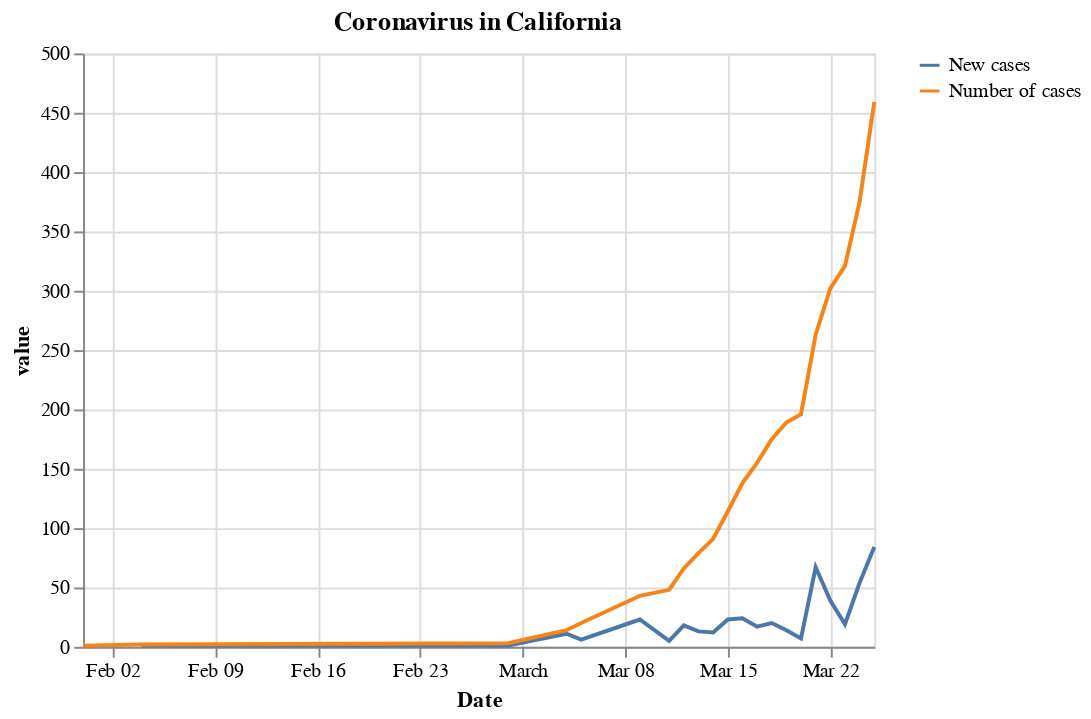

The notebook cell this image was saved under:
### Code cell
alt.Chart(data[['Date', 'New cases', 'Number of cases']].melt('Date')).mark_line().encode(
    x='Date',
    y='value',
    color=alt.Color('variable', legend=alt.Legend(title=""))
).properties(
    title='Coronavirus in California'
)

### Figure 1 — Vega-Lite specification as saved in the notebook (floating-point values rounded to 4 significant figures)
{"$schema": "https://vega.github.io/schema/vega-lite/v3.4.0.json", "config": {"mark": {"tooltip": null}, "view": {"height": 300, "width": 400}}, "data": {"name": "data-13c947dc28ae1c638581c1f7d0ea5429"}, "datasets": {"data-13c947dc28ae1c638581c1f7d0ea5429": [{"Date": "2020-01-31T00:00:00", "value": null, "variable": "New cases"}, {"Date": "2020-02-04T00:00:00", "value": 1, "variable": "New cases"}, {"Date": "2020-02-29T00:00:00", "value": 1, "variable": "New cases"}, {"Date": "2020-03-04T00:00:00", "value": 11, "variable": "New cases"}, {"Date": "2020-03-05T00:00:00", "value": 6, "variable": "New cases"}, {"Date": "2020-03-09T00:00:00", "value": 23, "variable": "New cases"}, {"Date": "2020-03-11T00:00:00", "value": 5, "variable": "New cases"}, {"Date": "2020-03-12T00:00:00", "value": 18, "variable": "New cases"}, {"Date": "2020-03-13T00:00:00", "value": 13, "variable": "New cases"}, {"Date": "2020-03-14T00:00:00", "value": 12, "variable": "New cases"}, {"Date": "2020-03-15T00:00:00", "value": 23, "variable": "New cases"}, {"Date": "2020-03-16T00:00:00", "value": 24, "variable": "New cases"}, {"Date": "2020-03-17T00:00:00", "value": 17, "variable": "New cases"}, {"Date": "2020-03-18T00:00:00", "value": 20, "variable": "New cases"}, {"Date": "2020-03-19T00:00:00", "value": 14, "variable": "New cases"}, {"Date": "2020-03-20T00:00:00", "value": 7, "variable": "New cases"}, {"Date": "2020-03-21T00:00:00", "value": 67, "variable": "New cases"}, {"Date": "2020-03-22T00:00:00", "value": 39, "variable": "New cases"}, {"Date": "2020-03-23T00:00:00", "value": 19, "variable": "New cases"}, {"Date": "2020-03-24T00:00:00", "value": 54, "variable": "New cases"}, {"Date": "2020-03-25T00:00:00", "value": 84, "variable": "New cases"}, {"Date": "2020-01-31T00:00:00", "value": 1, "variable": "Number of cases"}, {"Date": "2020-02-04T00:00:00", "value": 2, "variable": "Number of cases"}, {"Date": "2020-02-29T00:00:00", "value": 3, "variable": "Number of cases"}, {"Date": "2020-03-04T00:00:00", "value": 14, "variable": "Number of cases"}, {"Date": "2020-03-05T00:00:00", "value": 20, "variable": "Number of cases"}, {"Date": "2020-03-09T00:00:00", "value": 43, "variable": "Number of cases"}, {"Date": "2020-03-11T00:00:00", "value": 48, "variable": "Number of cases"}, {"Date": "2020-03-12T00:00:00", "value": 66, "variable": "Number of cases"}, {"Date": "2020-03-13T00:00:00", "value": 79, "variable": "Number of cases"}, {"Date": "2020-03-14T00:00:00", "value": 91, "variable": "Number of cases"}, {"Date": "2020-03-15T00:00:00", "value": 114, "variable": "Number of cases"}, {"Date": "2020-03-16T00:00:00", "value": 138, "variable": "Number of cases"}, {"Date": "2020-03-17T00:00:00", "value": 155, "variable": "Number of cases"}, {"Date": "2020-03-18T00:00:00", "value": 175, "variable": "Number of cases"}, {"Date": "2020-03-19T00:00:00", "value": 189, "variable": "Number of cases"}, {"Date": "2020-03-20T00:00:00", "value": 196, "variable": "Number of cases"}, {"Date": "2020-03-21T00:00:00", "value": 263, "variable": "Number of cases"}, {"Date": "2020-03-22T00:00:00", "value": 302, "variable": "Number of cases"}, {"Date": "2020-03-23T00:00:00", "value": 321, "variable": "Number of cases"}, {"Date": "2020-03-24T00:00:00", "value": 375, "variable": "Number of cases"}, {"Date": "2020-03-25T00:00:00", "value": 459, "variable": "Number of cases"}]}, "encoding": {"color": {"field": "variable", "legend": {"title": ""}, "type": "nominal"}, "x": {"field": "Date", "type": "temporal"}, "y": {"field": "value", "type": "quantitative"}}, "mark": "line", "title": "Coronavirus in California"}
